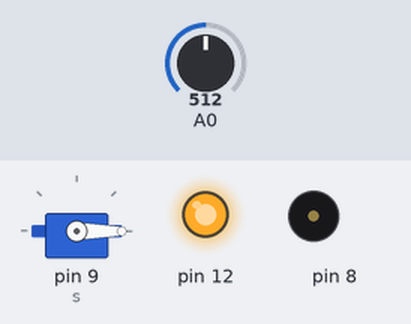
The sketch below on a simulated Arduino Uno, built with avr-gcc and run on an emulated ATmega328P. Parts: servo, output pins drawn as LEDs (lit = HIGH), buzzer (waves = sounding). The inputs (shaded band) are chosen by the test bench; at power-on: A0 = 512.

Above: at 16.4 s.
16.5 s: A0 set to 290
At 19.3 s:
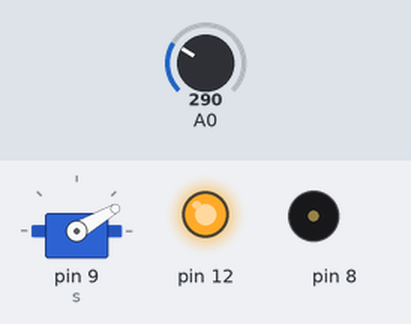
23.3 s: A0 set to 306
At 27.9 s:
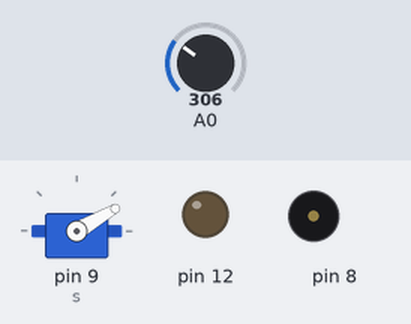
Timing chart, 0 to 36.1 s (numbered marks = the images above; inputs shaded):
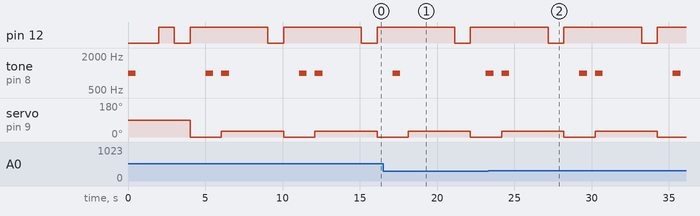

Measured:
- by itself, pin 12: repeats every 6.0 s: LOW 1.0 s, HIGH 5.0 s
- by itself, tone on pin 8: repeats every 6.0 s: silent 4.5 s, 1000 Hz 0.50 s, silent 0.52 s, 1000 Hz 0.50 s
- by itself, servo on pin 9 (s): alternates 30° for 4.0 s and 0° for 2.0 s

The sketch:

BETSY_-ASSG_1_-PROGRAM.ino
```cpp
#include<Servo.h>
Servo s;
void setup()
{

  pinMode(2,INPUT);
  Serial.begin(9600);
  pinMode(12,OUTPUT);

  pinMode(12,OUTPUT);
  Serial.begin(9600);

  pinMode(8,OUTPUT);

  s.attach(9);

}

void loop()

{

  int b = analogRead(A0);
  if(b >=300)
  tone(8,1000,500);
  delay(1000);
  noTone(8);
  delay(1000);


  if(b>=300)
  digitalWrite(12,HIGH);
  delay(1000);
  digitalWrite(12,LOW);
  delay(1000);

  if(b>=300)
  for( int i=0;i<=180;i++)
    s.write(i);
  for( int i=180;i>=0;i--)
    s.write(i);


  int a =digitalRead(0);
  if(a==0)
  digitalWrite(12,HIGH);
  else
  digitalWrite(12,LOW);
  delay(1000);

  if(a==0)
  tone(8,1000,500);
  delay(1000);
  noTone(8);

  if (a==0)
  for( int i=30;i<=180;i++)
    s.write(i);
  for( int i=180;i>=30;i--)
    s.write(i);

}
```
